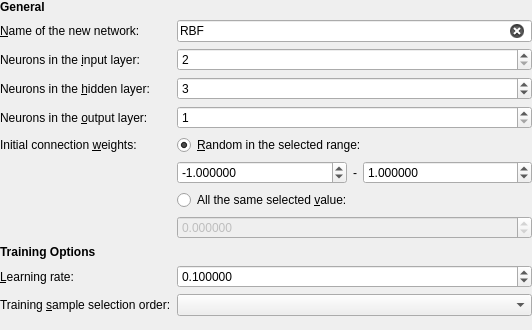
<?xml version="1.0" encoding="UTF-8"?>
<ui version="4.0">
 <class>RBFCreateNetworkWidget</class>
 <widget class="QWidget" name="RBFCreateNetworkWidget">
  <property name="geometry">
   <rect>
    <x>0</x>
    <y>0</y>
    <width>532</width>
    <height>330</height>
   </rect>
  </property>
  <property name="windowTitle">
   <string>Form</string>
  </property>
  <layout class="QFormLayout" name="formLayout">
   <property name="leftMargin">
    <number>0</number>
   </property>
   <property name="topMargin">
    <number>0</number>
   </property>
   <property name="rightMargin">
    <number>0</number>
   </property>
   <property name="bottomMargin">
    <number>0</number>
   </property>
   <item row="0" column="0">
    <widget class="QLabel" name="labelHeadingGeneral">
     <property name="font">
      <font>
       <weight>75</weight>
       <bold>true</bold>
      </font>
     </property>
     <property name="text">
      <string>General</string>
     </property>
    </widget>
   </item>
   <item row="1" column="0">
    <widget class="QLabel" name="labelNetworkName">
     <property name="text">
      <string>&amp;Name of the new network:</string>
     </property>
     <property name="buddy">
      <cstring>editNetworkName</cstring>
     </property>
    </widget>
   </item>
   <item row="1" column="1">
    <widget class="QLineEdit" name="editNetworkName">
     <property name="text">
      <string>RBF</string>
     </property>
     <property name="maxLength">
      <number>50</number>
     </property>
     <property name="placeholderText">
      <string>Enter network name</string>
     </property>
     <property name="clearButtonEnabled">
      <bool>true</bool>
     </property>
    </widget>
   </item>
   <item row="2" column="0">
    <widget class="QLabel" name="labelInputNeuronCount">
     <property name="text">
      <string>Neurons in the &amp;input layer:</string>
     </property>
     <property name="buddy">
      <cstring>editInputNeuronCount</cstring>
     </property>
    </widget>
   </item>
   <item row="2" column="1">
    <widget class="QSpinBox" name="editInputNeuronCount">
     <property name="minimum">
      <number>2</number>
     </property>
     <property name="maximum">
      <number>10</number>
     </property>
    </widget>
   </item>
   <item row="3" column="0">
    <widget class="QLabel" name="labelHiddenNeuronCount">
     <property name="text">
      <string>Neurons in the &amp;hidden layer:</string>
     </property>
     <property name="buddy">
      <cstring>editHiddenNeuronCount</cstring>
     </property>
    </widget>
   </item>
   <item row="3" column="1">
    <widget class="QSpinBox" name="editHiddenNeuronCount">
     <property name="minimum">
      <number>1</number>
     </property>
     <property name="maximum">
      <number>15</number>
     </property>
     <property name="value">
      <number>3</number>
     </property>
    </widget>
   </item>
   <item row="4" column="0">
    <widget class="QLabel" name="labelOutputNeuronCount">
     <property name="text">
      <string>Neurons in the &amp;output layer:</string>
     </property>
     <property name="buddy">
      <cstring>editOutputNeuronCount</cstring>
     </property>
    </widget>
   </item>
   <item row="4" column="1">
    <widget class="QSpinBox" name="editOutputNeuronCount">
     <property name="minimum">
      <number>1</number>
     </property>
     <property name="maximum">
      <number>10</number>
     </property>
    </widget>
   </item>
   <item row="5" column="0">
    <widget class="QLabel" name="labelInitialWeights">
     <property name="text">
      <string>Initial connection &amp;weights:</string>
     </property>
     <property name="buddy">
      <cstring>radioWeightsRandom</cstring>
     </property>
    </widget>
   </item>
   <item row="5" column="1">
    <widget class="QRadioButton" name="radioWeightsRandom">
     <property name="text">
      <string>&amp;Random in the selected range:</string>
     </property>
     <property name="checked">
      <bool>true</bool>
     </property>
    </widget>
   </item>
   <item row="6" column="1">
    <layout class="QHBoxLayout" name="horizontalLayout" stretch="1,0,1">
     <item>
      <widget class="QDoubleSpinBox" name="editWeightsRandomMin">
       <property name="decimals">
        <number>6</number>
       </property>
       <property name="minimum">
        <double>-1000000.000000000000000</double>
       </property>
       <property name="maximum">
        <double>1000000.000000000000000</double>
       </property>
       <property name="value">
        <double>-1.000000000000000</double>
       </property>
      </widget>
     </item>
     <item>
      <widget class="QLabel" name="label">
       <property name="sizePolicy">
        <sizepolicy hsizetype="Fixed" vsizetype="Preferred">
         <horstretch>0</horstretch>
         <verstretch>0</verstretch>
        </sizepolicy>
       </property>
       <property name="text">
        <string>-</string>
       </property>
       <property name="alignment">
        <set>Qt::AlignCenter</set>
       </property>
      </widget>
     </item>
     <item>
      <widget class="QDoubleSpinBox" name="editWeightsRandomMax">
       <property name="decimals">
        <number>6</number>
       </property>
       <property name="minimum">
        <double>-1000000.000000000000000</double>
       </property>
       <property name="maximum">
        <double>1000000.000000000000000</double>
       </property>
       <property name="value">
        <double>1.000000000000000</double>
       </property>
      </widget>
     </item>
    </layout>
   </item>
   <item row="7" column="1">
    <widget class="QRadioButton" name="radioWeightsValue">
     <property name="text">
      <string>All the same selected &amp;value:</string>
     </property>
    </widget>
   </item>
   <item row="8" column="1">
    <widget class="QDoubleSpinBox" name="editWeightsValue">
     <property name="enabled">
      <bool>false</bool>
     </property>
     <property name="decimals">
      <number>6</number>
     </property>
     <property name="minimum">
      <double>-1000000.000000000000000</double>
     </property>
     <property name="maximum">
      <double>1000000.000000000000000</double>
     </property>
     <property name="value">
      <double>0.000000000000000</double>
     </property>
    </widget>
   </item>
   <item row="9" column="0">
    <widget class="QLabel" name="labelHeadingTrainingOptions">
     <property name="font">
      <font>
       <weight>75</weight>
       <bold>true</bold>
      </font>
     </property>
     <property name="text">
      <string>Training Options</string>
     </property>
    </widget>
   </item>
   <item row="10" column="0">
    <widget class="QLabel" name="labelLearningRate">
     <property name="text">
      <string>&amp;Learning rate:</string>
     </property>
     <property name="buddy">
      <cstring>editLearningRate</cstring>
     </property>
    </widget>
   </item>
   <item row="10" column="1">
    <widget class="QDoubleSpinBox" name="editLearningRate">
     <property name="decimals">
      <number>6</number>
     </property>
     <property name="minimum">
      <double>0.000001000000000</double>
     </property>
     <property name="maximum">
      <double>1.000000000000000</double>
     </property>
     <property name="singleStep">
      <double>0.100000000000000</double>
     </property>
     <property name="value">
      <double>0.100000000000000</double>
     </property>
    </widget>
   </item>
   <item row="11" column="0">
    <widget class="QLabel" name="labelTrainingSampleSelection">
     <property name="text">
      <string>Training &amp;sample selection order:</string>
     </property>
     <property name="buddy">
      <cstring>comboBoxSampleSelectionOrder</cstring>
     </property>
    </widget>
   </item>
   <item row="11" column="1">
    <widget class="QComboBox" name="comboBoxSampleSelectionOrder"/>
   </item>
  </layout>
 </widget>
 <tabstops>
  <tabstop>editNetworkName</tabstop>
  <tabstop>editInputNeuronCount</tabstop>
  <tabstop>editHiddenNeuronCount</tabstop>
  <tabstop>editOutputNeuronCount</tabstop>
  <tabstop>radioWeightsRandom</tabstop>
  <tabstop>editWeightsRandomMin</tabstop>
  <tabstop>editWeightsRandomMax</tabstop>
  <tabstop>radioWeightsValue</tabstop>
  <tabstop>editWeightsValue</tabstop>
  <tabstop>editLearningRate</tabstop>
  <tabstop>comboBoxSampleSelectionOrder</tabstop>
 </tabstops>
 <resources/>
 <connections/>
</ui>
